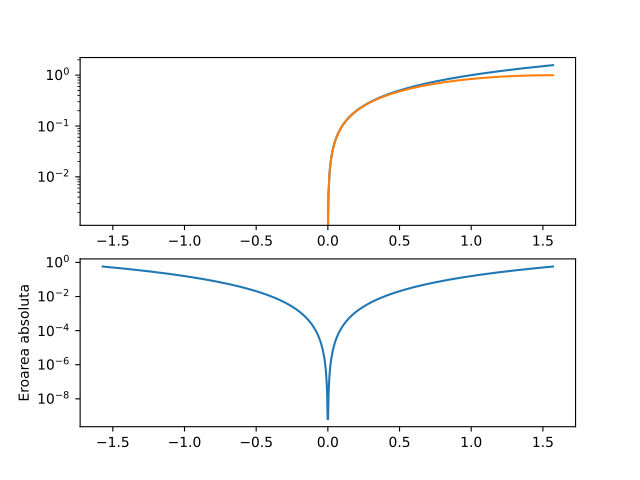

Source code (Python):
import numpy as np
import matplotlib.pyplot as plt

def pade_sin(a):
    return (a - (7 * a ** 3) / 60) / (1 + (a ** 2) / 20)

x0 = np.linspace(-np.pi / 2, np.pi / 2, 1000)

fig, axs = plt.subplots(2)

axs[0].set_yscale('log')
axs[1].set_yscale('log')

axs[0].plot(x0, x0)
axs[0].plot(x0, pade_sin(x0))

axs[1].plot(x0, np.abs(x0 - pade_sin(x0)))
axs[1].set_ylabel('Eroarea absoluta')

plt.show()
